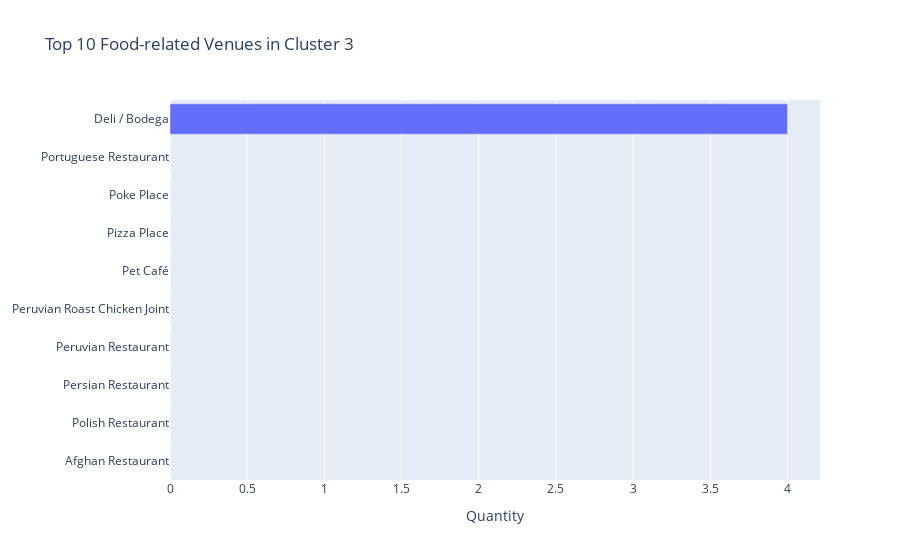

Here is the notebook cell this chart was saved with:
### Markdown cell above
Cluster 3

### Code cell
plot_cluster(3)

### Figure 1 — Plotly figure (JSON) as saved in the notebook; plotly's stock layout.template omitted (floating-point values rounded to 4 significant figures)
{"data": [{"orientation": "h", "type": "bar", "x": [0, 0, 0, 0, 0, 0, 0, 0, 0, 4], "y": ["Afghan Restaurant", "Polish Restaurant", "Persian Restaurant", "Peruvian Restaurant", "Peruvian Roast Chicken Joint", "Pet Café", "Pizza Place", "Poke Place", "Portuguese Restaurant", "Deli / Bodega"]}], "layout": {"title": {"text": "Top 10 Food-related Venues in Cluster 3"}, "xaxis": {"title": {"text": "Quantity"}}}}
